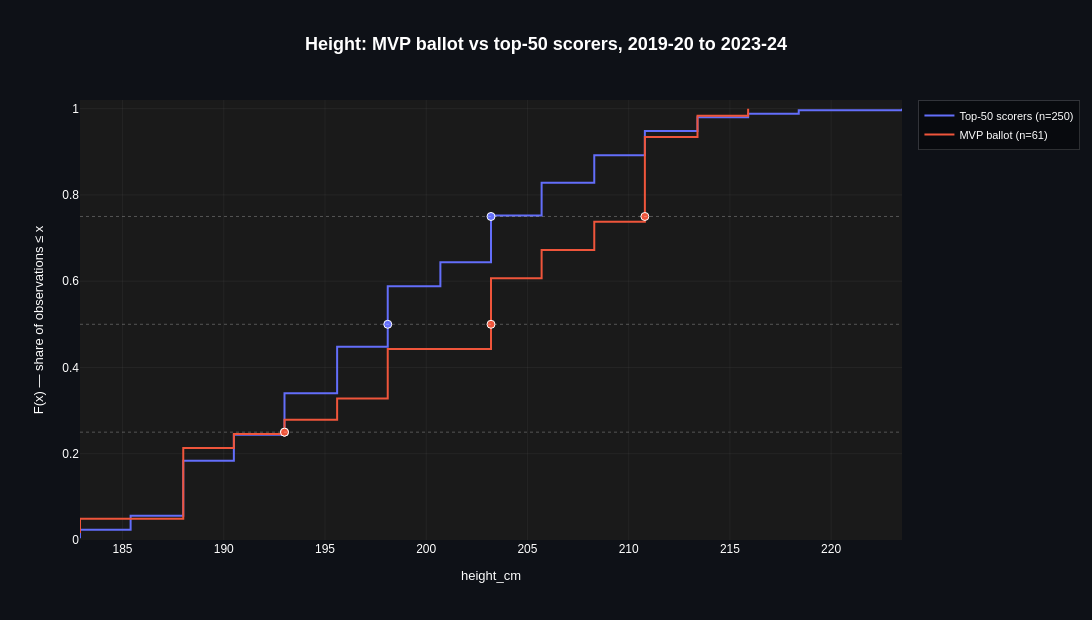

Notebook code cell kept with this figure:
### Markdown cell above
## The two distributions

An empirical cumulative distribution is the plainest way to put two height
distributions side by side. Each curve climbs from 0 to 1 as you move right, and
its height at any point reads as "this share of the group is at most this tall".

It is also the right chart for this particular variable. Basketball-Reference
publishes height in whole inches, so `height_cm` is a converted figure that only
ever lands on one of 16 rungs, 2.54 cm apart. A histogram with bins narrower
than that shows spikes separated by empty gaps, which describes the ruler rather
than the players. An ECDF needs no bin width and sidesteps the problem.

### Code cell
ecdf_plot(
    groups,
    cols="height_cm",
    group_col="group",
    mark_percentiles=[0.25, 0.5, 0.75],
    title="Height: MVP ballot vs top-50 scorers, 2019-20 to 2023-24",
)

### Figure 1 — Plotly figure (JSON) as saved in the notebook; plotly's stock layout.template omitted (floating-point values rounded to 4 significant figures; data arrays with more than 128 entries replaced by an {"elided": "..."} marker saying what was removed)
{"data": [{"hovertemplate": "x = %{x:.3g}<br>F(x) = %{y:.3f}<extra></extra>", "line": {"color": "#636EFA", "shape": "hv", "width": 2}, "mode": "lines", "name": "Top-50 scorers (n=250)", "type": "scatter", "x": {"elided": "250 float values"}, "y": {"elided": "250 float values"}}, {"customdata": [25, 50, 75], "hovertemplate": "P%{customdata} = %{x:.3g}<extra></extra>", "marker": {"color": "#636EFA", "line": {"color": "white", "width": 1}, "size": 8}, "mode": "markers", "showlegend": false, "type": "scatter", "x": [193.0, 198.1, 203.2], "y": [0.25, 0.5, 0.75]}, {"hovertemplate": "x = %{x:.3g}<br>F(x) = %{y:.3f}<extra></extra>", "line": {"color": "#EF553B", "shape": "hv", "width": 2}, "mode": "lines", "name": "MVP ballot (n=61)", "type": "scatter", "x": [182.9, 182.9, 182.9, 188.0, 188.0, 188.0, 188.0, 188.0, 188.0, 188.0, 188.0, 188.0, 188.0, 190.5, 190.5, 193.0, 193.0, 195.6, 195.6, 195.6, 198.1, 198.1, 198.1, 198.1, 198.1, 198.1, 198.1, 203.2, 203.2, 203.2, 203.2, 203.2, 203.2, 203.2, 203.2, 203.2, 203.2, 205.7, 205.7, 205.7, 205.7, 208.3, 208.3, 208.3, 208.3, 210.8, 210.8, 210.8, 210.8, 210.8, 210.8, 210.8, 210.8, 210.8, 210.8, 210.8, 210.8, 213.4, 213.4, 213.4, 215.9], "y": [0.01639, 0.03279, 0.04918, 0.06557, 0.08197, 0.09836, 0.1148, 0.1311, 0.1475, 0.1639, 0.1803, 0.1967, 0.2131, 0.2295, 0.2459, 0.2623, 0.2787, 0.2951, 0.3115, 0.3279, 0.3443, 0.3607, 0.377, 0.3934, 0.4098, 0.4262, 0.4426, 0.459, 0.4754, 0.4918, 0.5082, 0.5246, 0.541, 0.5574, 0.5738, 0.5902, 0.6066, 0.623, 0.6393, 0.6557, 0.6721, 0.6885, 0.7049, 0.7213, 0.7377, 0.7541, 0.7705, 0.7869, 0.8033, 0.8197, 0.8361, 0.8525, 0.8689, 0.8852, 0.9016, 0.918, 0.9344, 0.9508, 0.9672, 0.9836, 1.0]}, {"customdata": [25, 50, 75], "hovertemplate": "P%{customdata} = %{x:.3g}<extra></extra>", "marker": {"color": "#EF553B", "line": {"color": "white", "width": 1}, "size": 8}, "mode": "markers", "showlegend": false, "type": "scatter", "x": [193.0, 203.2, 210.8], "y": [0.25, 0.5, 0.75]}], "layout": {"font": {"color": "white", "family": "Arial"}, "height": 620, "legend": {"bgcolor": "rgba(0,0,0,0.4)", "bordercolor": "rgba(255,255,255,0.15)", "borderwidth": 1, "font": {"color": "white", "size": 11}}, "margin": {"b": 80, "l": 80, "r": 60, "t": 100}, "paper_bgcolor": "#0e1117", "plot_bgcolor": "#1a1a1a", "shapes": [{"line": {"color": "rgba(255,255,255,0.25)", "dash": "dot", "width": 1}, "type": "line", "x0": 0, "x1": 1, "xref": "x domain", "y0": 0.25, "y1": 0.25, "yref": "y"}, {"line": {"color": "rgba(255,255,255,0.25)", "dash": "dot", "width": 1}, "type": "line", "x0": 0, "x1": 1, "xref": "x domain", "y0": 0.5, "y1": 0.5, "yref": "y"}, {"line": {"color": "rgba(255,255,255,0.25)", "dash": "dot", "width": 1}, "type": "line", "x0": 0, "x1": 1, "xref": "x domain", "y0": 0.75, "y1": 0.75, "yref": "y"}], "title": {"font": {"color": "white", "family": "Arial", "size": 18}, "text": "<b>Height: MVP ballot vs top-50 scorers, 2019-20 to 2023-24</b>", "x": 0.5, "xanchor": "center"}, "width": 1400, "xaxis": {"gridcolor": "rgba(128,128,128,0.2)", "gridwidth": 0.5, "showgrid": true, "title": {"font": {"size": 13}, "text": "height_cm"}, "type": "linear", "zeroline": false}, "yaxis": {"gridcolor": "rgba(128,128,128,0.2)", "gridwidth": 0.5, "range": [0, 1.02], "showgrid": true, "title": {"font": {"size": 13}, "text": "F(x) — share of observations ≤ x"}, "zeroline": false}}}
